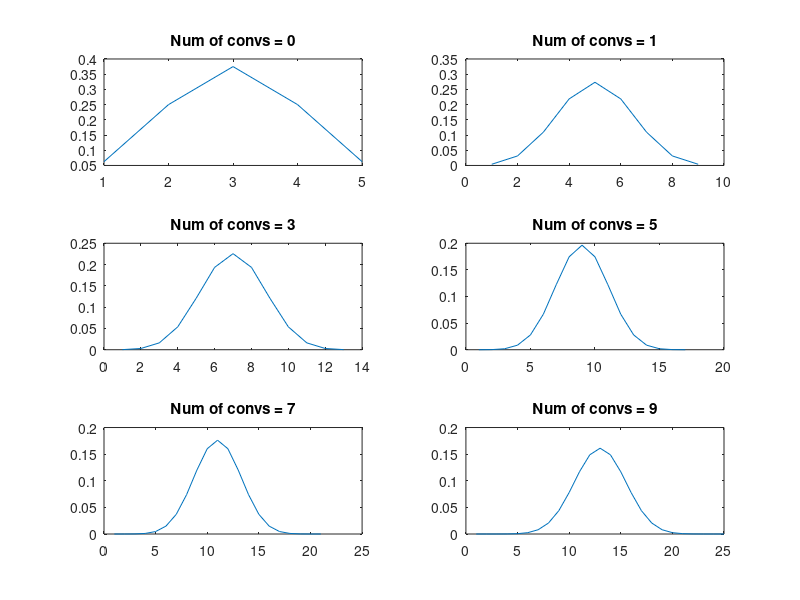

The MATLAB source for this figure:
close all;clear; clc

h=1/16 * [1 4 6 4 1];
h1=h;

figure
hold on
subplot(3,2,1);
plot(h); title('Num of convs = 0')

y=1;

for i=1:2:10
    h1 = conv(h,h1);    
    y=y+1;
    subplot(3,2,y)
    plot(h1); title(sprintf('Num of convs = %s',num2str(i)))
end

hold off